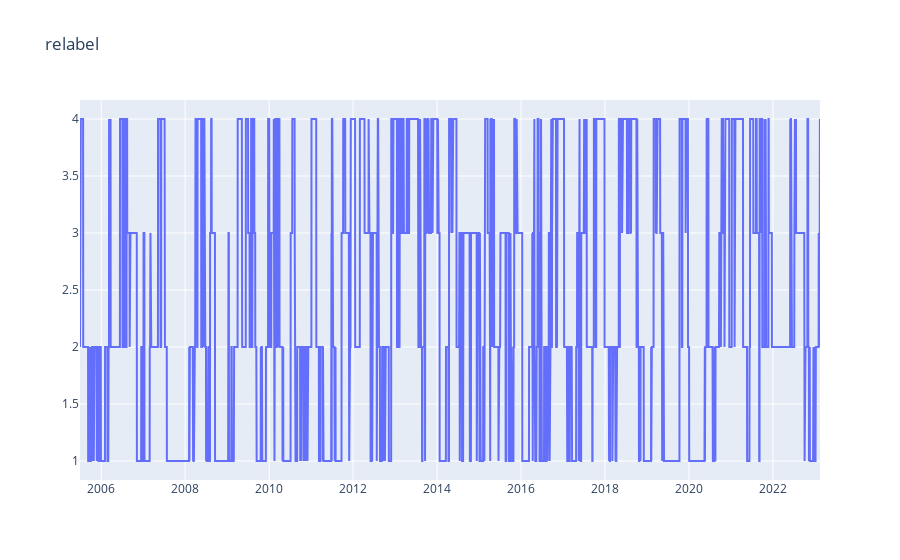

The cell this chart's notebook holds for it:
### Code cell
# plot the time series of "relabel" of df_labled using plotly
fig = go.Figure()
fig.add_trace(go.Scatter(x=df_relabeled.index, y=df_relabeled['relabel'], mode='lines'))
fig.update_layout(title='relabel')
fig.show()

#plt.plot(df_relabeled[['relabel']].tail(500).reset_index(drop=True))

### Figure 1 — Plotly figure (JSON) as saved in the notebook; plotly's stock layout.template omitted (floating-point values rounded to 4 significant figures; data arrays with more than 128 entries replaced by an {"elided": "..."} marker saying what was removed)
{"data": [{"mode": "lines", "type": "scatter", "x": {"elided": "4599 str values"}, "y": {"elided": "4599 int values"}}], "layout": {"title": {"text": "relabel"}}}
